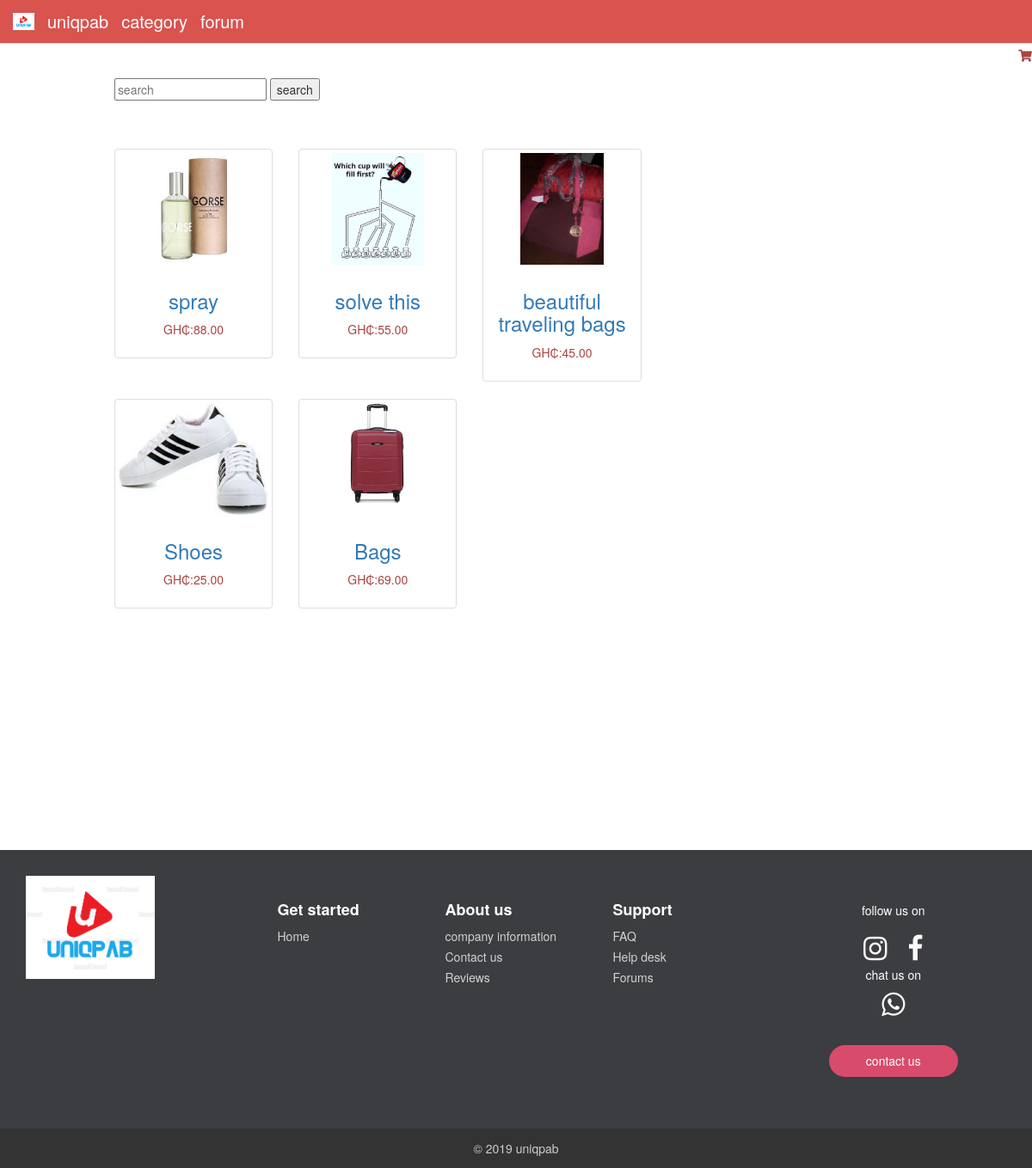
The page / on the database its author committed.
### shop/models.py (models this page shows, shortened)
class Product(models.Model):
    category = models.ForeignKey(Category, related_name='products_img', on_delete=models.CASCADE)
    name = models.CharField(max_length=100, db_index=True)
    slug = models.SlugField(max_length=100, db_index=True)
    description = models.TextField(blank=True)
    price = models.DecimalField(max_digits=10, decimal_places=2)
    available = models.BooleanField(default=True)
    stock = models.PositiveIntegerField()
    created_at = models.DateTimeField(auto_now_add=True)
    updated_at = models.DateTimeField(auto_now=True)
    image = models.ImageField(upload_to='products_img/%Y/%m/%d', blank=False,null=True)
    image1 = models.ImageField(upload_to='products_img/%Y/%m/%d', blank=True,null=True)
    image2 = models.ImageField(upload_to='products_img/%Y/%m/%d', blank=True,null=True)
    image3 = models.ImageField(upload_to='products_img/%Y/%m/%d', blank=True,null=True)
    class Meta:
        ordering = ('-name', )
        index_together = (('id', 'slug'),)
    def get_absolute_url(self):
        return reverse('shop:product_detail', args=[self.id, self.slug])

### shop/views.py (the view)
# urls.py: path('',views.listAll,name = 'allproductlist'),
def listAll(request):
    gallary = Gallary.objects.all()
    queryset_list  = Product.objects.filter(available=True)
    paginator = Paginator(queryset_list, 2)
    page = request.GET.get('page')
    paginator_list = paginator.get_page(page)
    query = request.GET.get('keyword')
    if query:
        queryset_list =  queryset_list.filter(Q(name__icontains=query) |
        Q(category__name__icontains=query)|
        Q(description__icontains=query)
        )
    context ={
        'allproduct':queryset_list,
        'gallarys':gallary
    }
    return render(request, 'shop/product/mylist.html', context)

### cart/cart.py (called while the page is built)
    def __len__(self):
        return sum(item['quantity'] for item in self.cart.values())

### cart/context_processors.py (called while the page is built)
def cart(request):
    return {'cart': Cart(request)}

### shop/templates/shop/product/mylist.html (shortened to what this page needs)
{% extends 'shop/base.html' %}
{% load static %}
{% block content %}
<div class="container-fluid">
    <form method="GET" action="">
  <input class="mx-4 mb-5 allign-center px-3" type="text" name="keyword" id="" placeholder="search" value="{{ request.GET.keyword }}">
  <button type="submit">search</button>
  <div class="row" style="margin-top: 6%">
    <div class="col-sm-8 blog-main">
      <div class="blog-post">
        <div class="row">
            {% for product in allproduct %}
            <div class="col-md-4">
              <div class="thumbnail">
                <a href="{{ product.get_absolute_url }}">
                  <img
                    src="{% if product.image %} {{ product.image.url }} {% else %} {% static 'img/default.jpg' %} {% endif %}"
                    alt="..." style="height: 130px; width: auto">
                </a>
                <div class="caption">
                  <h3 class="text-center">
                    <a href="{{ product.get_absolute_url }}">{{ product.name }}</a>
                  </h3>
                  <p class="text-center text-danger">GH₵:{{ product.price }}</p>
                </div>
              </div>
            </div>
            {% endfor %}
        </div>
      </div>
    </div>
  </div>
</div>
{% endblock %}

### shop/static/css/styles.css (style rules this page uses)
.blog-post { margin-bottom: 60px; }

### shop/static/css/Footer-with-button-logo.css (style rules this page uses)
html { height: 100%; }
body { display: flex; display: -webkit-flex; flex-direction: column; -webkit-flex-direction: column; height: 100%; }

### rows shown on the page
Product: image (picture), name "spray", price "88.00"
Product: image (picture), name "solve this", price "55.00"
Product: image (picture), name "beautiful traveling bags", price "45.00"
Product: image (picture), name "Shoes", price "25.00"
Product: image (picture), name "Bags", price "69.00"
